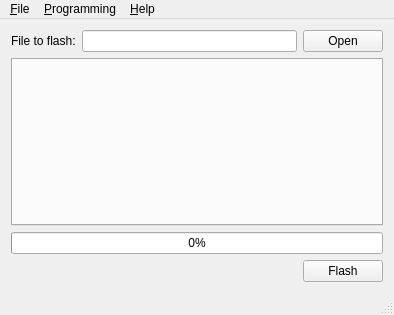
<?xml version="1.0" encoding="UTF-8"?>
<ui version="4.0">
 <class>MainWindow</class>
 <widget class="QMainWindow" name="MainWindow">
  <property name="geometry">
   <rect>
    <x>0</x>
    <y>0</y>
    <width>394</width>
    <height>315</height>
   </rect>
  </property>
  <property name="windowTitle">
   <string>MainWindow</string>
  </property>
  <widget class="QWidget" name="centralWidget">
   <layout class="QGridLayout" name="gridLayout">
    <item row="0" column="0">
     <layout class="QHBoxLayout" name="horizontalLayout_2">
      <item>
       <widget class="QLabel" name="label">
        <property name="text">
         <string>File to flash:</string>
        </property>
       </widget>
      </item>
      <item>
       <widget class="QLineEdit" name="openFileLineEdit">
        <property name="readOnly">
         <bool>true</bool>
        </property>
       </widget>
      </item>
      <item>
       <widget class="QPushButton" name="openFilePushButton">
        <property name="text">
         <string>Open</string>
        </property>
        <property name="icon">
         <iconset resource="resource.qrc">
          <normaloff>:/menu/img/fileopen.png</normaloff>:/menu/img/fileopen.png</iconset>
        </property>
       </widget>
      </item>
     </layout>
    </item>
    <item row="1" column="0">
     <widget class="QTabWidget" name="flashingTabWidget"/>
    </item>
    <item row="3" column="0">
     <widget class="QProgressBar" name="progressBar">
      <property name="enabled">
       <bool>true</bool>
      </property>
      <property name="value">
       <number>0</number>
      </property>
     </widget>
    </item>
    <item row="4" column="0">
     <layout class="QHBoxLayout" name="horizontalLayout">
      <item>
       <spacer name="horizontalSpacer">
        <property name="orientation">
         <enum>Qt::Horizontal</enum>
        </property>
        <property name="sizeHint" stdset="0">
         <size>
          <width>40</width>
          <height>20</height>
         </size>
        </property>
       </spacer>
      </item>
      <item>
       <widget class="QPushButton" name="flashButton">
        <property name="text">
         <string>Flash</string>
        </property>
       </widget>
      </item>
     </layout>
    </item>
   </layout>
  </widget>
  <widget class="QMenuBar" name="menuBar">
   <property name="geometry">
    <rect>
     <x>0</x>
     <y>0</y>
     <width>394</width>
     <height>21</height>
    </rect>
   </property>
   <widget class="QMenu" name="menuFile">
    <property name="title">
     <string>&amp;File</string>
    </property>
    <addaction name="actionOpen_File"/>
    <addaction name="separator"/>
    <addaction name="actionExit"/>
   </widget>
   <widget class="QMenu" name="menuHelp">
    <property name="title">
     <string>&amp;Help</string>
    </property>
    <addaction name="actionAboutQt"/>
   </widget>
   <widget class="QMenu" name="menuProgram">
    <property name="title">
     <string>&amp;Programming</string>
    </property>
    <addaction name="actionProgram"/>
   </widget>
   <addaction name="menuFile"/>
   <addaction name="menuProgram"/>
   <addaction name="menuHelp"/>
  </widget>
  <widget class="QStatusBar" name="statusBar"/>
  <action name="actionExit">
   <property name="icon">
    <iconset resource="resource.qrc">
     <normaloff>:/menu/img/exit.png</normaloff>:/menu/img/exit.png</iconset>
   </property>
   <property name="text">
    <string>Exit</string>
   </property>
   <property name="shortcut">
    <string>Ctrl+Q</string>
   </property>
  </action>
  <action name="actionOpen_File">
   <property name="icon">
    <iconset resource="resource.qrc">
     <normaloff>:/menu/img/fileopen.png</normaloff>:/menu/img/fileopen.png</iconset>
   </property>
   <property name="text">
    <string>Open File</string>
   </property>
   <property name="shortcut">
    <string>Ctrl+O</string>
   </property>
  </action>
  <action name="actionAboutQt">
   <property name="text">
    <string>About Qt</string>
   </property>
  </action>
  <action name="actionProgram">
   <property name="icon">
    <iconset resource="resource.qrc">
     <normaloff>:/menu/img/transferleftright.png</normaloff>:/menu/img/transferleftright.png</iconset>
   </property>
   <property name="text">
    <string>&amp;Program Chip</string>
   </property>
   <property name="shortcut">
    <string>Ctrl+P</string>
   </property>
  </action>
 </widget>
 <layoutdefault spacing="6" margin="11"/>
 <resources>
  <include location="resource.qrc"/>
 </resources>
 <connections>
  <connection>
   <sender>actionExit</sender>
   <signal>triggered()</signal>
   <receiver>MainWindow</receiver>
   <slot>close()</slot>
   <hints>
    <hint type="sourcelabel">
     <x>-1</x>
     <y>-1</y>
    </hint>
    <hint type="destinationlabel">
     <x>199</x>
     <y>149</y>
    </hint>
   </hints>
  </connection>
 </connections>
</ui>
